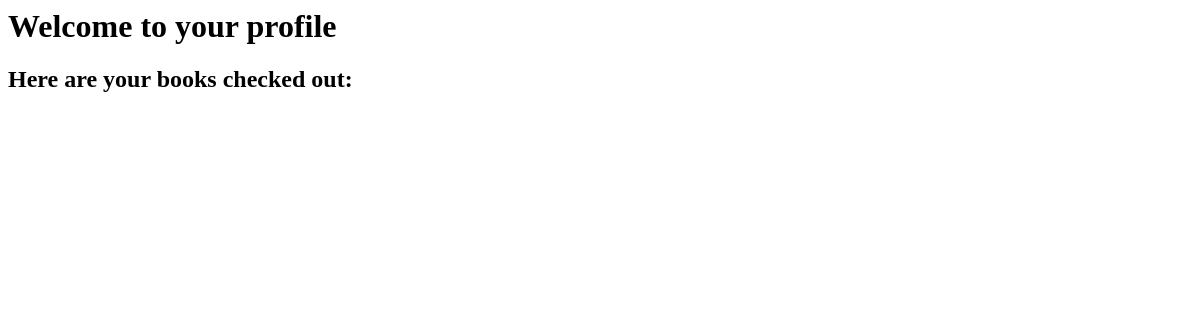
Before: /catalog/profile/ (signed in) with the older database file.
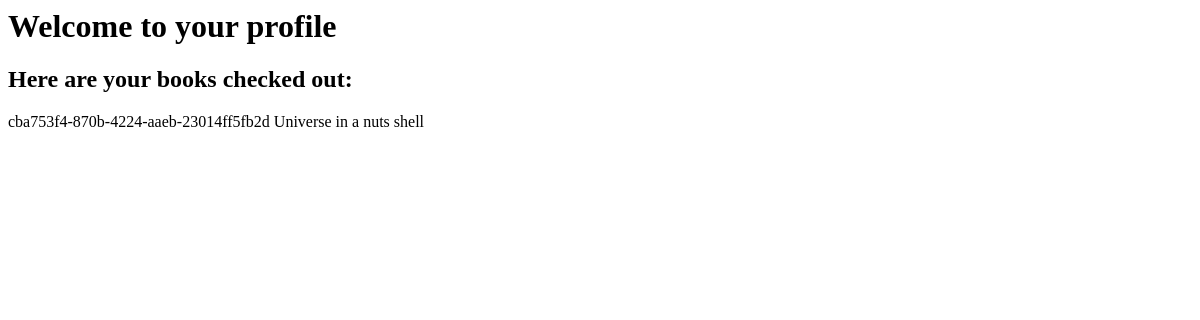
After: the same page with the newer database file.
### catalog/models.py (models this page shows, shortened)
class BookInstance(models.Model):
    id = models.UUIDField(primary_key=True, default=uuid.uuid4)
    book = models.ForeignKey('Book', on_delete=models.RESTRICT, null=True)
    imprint = models.CharField(max_length=200)
    due_back = models.DateField(null=True, blank=True)
    borrower = models.ForeignKey(User, on_delete=models.SET_NULL, null=True, blank=True)
    LOAN_STATUS = (
        ('m','Maintenance'),
        ('o','On Loan'),
        ('a','Available'),
        ('r','Reserved')
    )
    status = models.CharField(max_length=1, choices=LOAN_STATUS, blank=True, default='m')
    def __str__(self) -> str:
        return f"{self.id} {self.book.title}"

class Book(models.Model):
    title = models.CharField(max_length=200)
    author = models.ForeignKey('Author', on_delete=models.SET_NULL, null=True)
    summary = models.TextField(max_length=600)
    isbn = models.CharField('ISBN', max_length=13, unique=True)
    genre = models.ManyToManyField(Genre)
    language = models.ForeignKey('Language', on_delete=models.SET_NULL, null=True)

### catalog/views.py (the view)
# urls.py: path('profile/', views.CheckedOutBooksByUserView.as_view(), name="profile")
class CheckedOutBooksByUserView(LoginRequiredMixin, ListView):
    model = BookInstance
    template_name = 'catalog/profile.html'
    paginate_by = 5 # 5 bookinstances per page
    def get_queryset(self) -> QuerySet[Any]:
        return BookInstance.objects.filter(borrower=self.request.user)

### catalog/templates/catalog/profile.html
<h1>Welcome to your profile</h1>
<h2>Here are your books checked out:</h2>
{% for book in bookinstance_list %}
    <p>{{book}}</p>
{% endfor %}

Changed rows visible on the page:
now on this page (row edited): BookInstance: id+book "cba753f4-870b-4224-aaeb-23014ff5fb2d Universe in a nuts shell"
